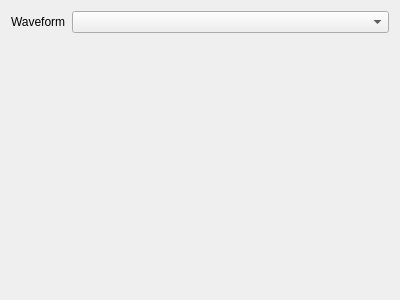
<?xml version="1.0" encoding="UTF-8"?>
<ui version="4.0">
 <class>SoundEditor</class>
 <widget class="QWidget" name="SoundEditor">
  <property name="geometry">
   <rect>
    <x>0</x>
    <y>0</y>
    <width>400</width>
    <height>300</height>
   </rect>
  </property>
  <property name="windowTitle">
   <string>Form</string>
  </property>
  <layout class="QVBoxLayout" name="verticalLayout">
   <item>
    <layout class="QHBoxLayout" name="horizontalLayout">
     <item>
      <widget class="QLabel" name="waform_label">
       <property name="sizePolicy">
        <sizepolicy hsizetype="Fixed" vsizetype="Preferred">
         <horstretch>0</horstretch>
         <verstretch>0</verstretch>
        </sizepolicy>
       </property>
       <property name="text">
        <string>Waveform</string>
       </property>
      </widget>
     </item>
     <item>
      <widget class="QComboBox" name="waveform_combo"/>
     </item>
    </layout>
   </item>
   <item>
    <spacer name="verticalSpacer">
     <property name="orientation">
      <enum>Qt::Vertical</enum>
     </property>
     <property name="sizeHint" stdset="0">
      <size>
       <width>20</width>
       <height>40</height>
      </size>
     </property>
    </spacer>
   </item>
  </layout>
 </widget>
 <resources/>
 <connections/>
</ui>
